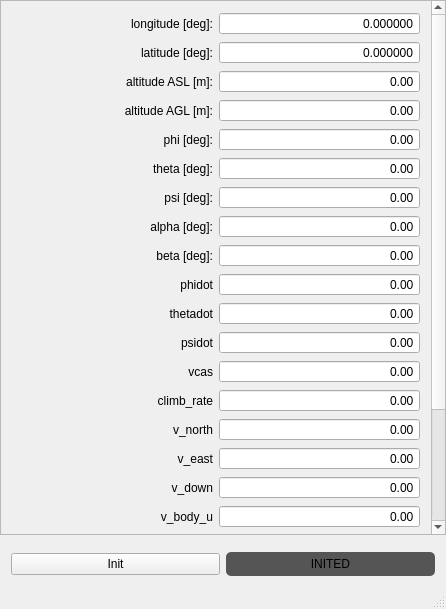
<?xml version="1.0" encoding="UTF-8"?>
<ui version="4.0">
 <class>MainWindow</class>
 <widget class="QMainWindow" name="MainWindow">
  <property name="geometry">
   <rect>
    <x>0</x>
    <y>0</y>
    <width>446</width>
    <height>609</height>
   </rect>
  </property>
  <property name="windowTitle">
   <string>FGFS Recorder</string>
  </property>
  <widget class="QWidget" name="centralWidget">
   <layout class="QGridLayout" name="gridLayout">
    <property name="leftMargin">
     <number>0</number>
    </property>
    <property name="topMargin">
     <number>0</number>
    </property>
    <property name="rightMargin">
     <number>0</number>
    </property>
    <property name="bottomMargin">
     <number>0</number>
    </property>
    <item row="0" column="0" colspan="2">
     <widget class="QScrollArea" name="scrollArea">
      <property name="widgetResizable">
       <bool>true</bool>
      </property>
      <widget class="QWidget" name="scrollAreaWidgetContents">
       <property name="geometry">
        <rect>
         <x>0</x>
         <y>0</y>
         <width>431</width>
         <height>779</height>
        </rect>
       </property>
       <layout class="QGridLayout" name="gridLayout_2">
        <item row="14" column="0">
         <widget class="QLabel" name="label_14">
          <property name="text">
           <string>v_north</string>
          </property>
          <property name="alignment">
           <set>Qt::AlignRight|Qt::AlignTrailing|Qt::AlignVCenter</set>
          </property>
         </widget>
        </item>
        <item row="15" column="0">
         <widget class="QLabel" name="label_15">
          <property name="text">
           <string>v_east</string>
          </property>
          <property name="alignment">
           <set>Qt::AlignRight|Qt::AlignTrailing|Qt::AlignVCenter</set>
          </property>
         </widget>
        </item>
        <item row="6" column="1">
         <widget class="QDoubleSpinBox" name="spinBoxPsi">
          <property name="focusPolicy">
           <enum>Qt::NoFocus</enum>
          </property>
          <property name="alignment">
           <set>Qt::AlignRight|Qt::AlignTrailing|Qt::AlignVCenter</set>
          </property>
          <property name="readOnly">
           <bool>true</bool>
          </property>
          <property name="buttonSymbols">
           <enum>QAbstractSpinBox::NoButtons</enum>
          </property>
          <property name="maximum">
           <double>360.000000000000000</double>
          </property>
         </widget>
        </item>
        <item row="2" column="1">
         <widget class="QDoubleSpinBox" name="spinBoxAltASL">
          <property name="focusPolicy">
           <enum>Qt::NoFocus</enum>
          </property>
          <property name="alignment">
           <set>Qt::AlignRight|Qt::AlignTrailing|Qt::AlignVCenter</set>
          </property>
          <property name="readOnly">
           <bool>true</bool>
          </property>
          <property name="buttonSymbols">
           <enum>QAbstractSpinBox::NoButtons</enum>
          </property>
          <property name="minimum">
           <double>-99999.990000000005239</double>
          </property>
          <property name="maximum">
           <double>99999.990000000005239</double>
          </property>
         </widget>
        </item>
        <item row="2" column="0">
         <widget class="QLabel" name="label_2">
          <property name="text">
           <string>altitude ASL [m]:</string>
          </property>
          <property name="alignment">
           <set>Qt::AlignRight|Qt::AlignTrailing|Qt::AlignVCenter</set>
          </property>
         </widget>
        </item>
        <item row="8" column="0">
         <widget class="QLabel" name="label_8">
          <property name="text">
           <string>beta [deg]:</string>
          </property>
          <property name="alignment">
           <set>Qt::AlignRight|Qt::AlignTrailing|Qt::AlignVCenter</set>
          </property>
         </widget>
        </item>
        <item row="0" column="1">
         <widget class="QDoubleSpinBox" name="spinBoxLon">
          <property name="focusPolicy">
           <enum>Qt::NoFocus</enum>
          </property>
          <property name="alignment">
           <set>Qt::AlignRight|Qt::AlignTrailing|Qt::AlignVCenter</set>
          </property>
          <property name="readOnly">
           <bool>true</bool>
          </property>
          <property name="buttonSymbols">
           <enum>QAbstractSpinBox::NoButtons</enum>
          </property>
          <property name="decimals">
           <number>6</number>
          </property>
          <property name="minimum">
           <double>-180.000000000000000</double>
          </property>
          <property name="maximum">
           <double>180.000000000000000</double>
          </property>
         </widget>
        </item>
        <item row="21" column="1">
         <widget class="QDoubleSpinBox" name="spinBoxAccX">
          <property name="focusPolicy">
           <enum>Qt::NoFocus</enum>
          </property>
          <property name="alignment">
           <set>Qt::AlignRight|Qt::AlignTrailing|Qt::AlignVCenter</set>
          </property>
          <property name="readOnly">
           <bool>true</bool>
          </property>
          <property name="buttonSymbols">
           <enum>QAbstractSpinBox::NoButtons</enum>
          </property>
         </widget>
        </item>
        <item row="20" column="0">
         <widget class="QLabel" name="label_19">
          <property name="text">
           <string>v_body_w</string>
          </property>
          <property name="alignment">
           <set>Qt::AlignRight|Qt::AlignTrailing|Qt::AlignVCenter</set>
          </property>
         </widget>
        </item>
        <item row="4" column="0">
         <widget class="QLabel" name="label_4">
          <property name="text">
           <string>phi [deg]:</string>
          </property>
          <property name="alignment">
           <set>Qt::AlignRight|Qt::AlignTrailing|Qt::AlignVCenter</set>
          </property>
         </widget>
        </item>
        <item row="24" column="0" colspan="2">
         <spacer name="verticalSpacer">
          <property name="orientation">
           <enum>Qt::Vertical</enum>
          </property>
          <property name="sizeHint" stdset="0">
           <size>
            <width>375</width>
            <height>469</height>
           </size>
          </property>
         </spacer>
        </item>
        <item row="8" column="1">
         <widget class="QDoubleSpinBox" name="spinBoxBeta">
          <property name="focusPolicy">
           <enum>Qt::NoFocus</enum>
          </property>
          <property name="alignment">
           <set>Qt::AlignRight|Qt::AlignTrailing|Qt::AlignVCenter</set>
          </property>
          <property name="readOnly">
           <bool>true</bool>
          </property>
          <property name="buttonSymbols">
           <enum>QAbstractSpinBox::NoButtons</enum>
          </property>
          <property name="minimum">
           <double>-180.000000000000000</double>
          </property>
          <property name="maximum">
           <double>180.000000000000000</double>
          </property>
         </widget>
        </item>
        <item row="21" column="0">
         <widget class="QLabel" name="label_20">
          <property name="text">
           <string>A_X_pilot</string>
          </property>
          <property name="alignment">
           <set>Qt::AlignRight|Qt::AlignTrailing|Qt::AlignVCenter</set>
          </property>
         </widget>
        </item>
        <item row="1" column="0">
         <widget class="QLabel" name="label">
          <property name="text">
           <string>latitude [deg]:</string>
          </property>
          <property name="alignment">
           <set>Qt::AlignRight|Qt::AlignTrailing|Qt::AlignVCenter</set>
          </property>
         </widget>
        </item>
        <item row="5" column="1">
         <widget class="QDoubleSpinBox" name="spinBoxTht">
          <property name="focusPolicy">
           <enum>Qt::NoFocus</enum>
          </property>
          <property name="alignment">
           <set>Qt::AlignRight|Qt::AlignTrailing|Qt::AlignVCenter</set>
          </property>
          <property name="readOnly">
           <bool>true</bool>
          </property>
          <property name="buttonSymbols">
           <enum>QAbstractSpinBox::NoButtons</enum>
          </property>
          <property name="minimum">
           <double>-90.000000000000000</double>
          </property>
          <property name="maximum">
           <double>90.000000000000000</double>
          </property>
         </widget>
        </item>
        <item row="9" column="1">
         <widget class="QDoubleSpinBox" name="spinBoxPhiDot">
          <property name="focusPolicy">
           <enum>Qt::NoFocus</enum>
          </property>
          <property name="alignment">
           <set>Qt::AlignRight|Qt::AlignTrailing|Qt::AlignVCenter</set>
          </property>
          <property name="readOnly">
           <bool>true</bool>
          </property>
          <property name="buttonSymbols">
           <enum>QAbstractSpinBox::NoButtons</enum>
          </property>
         </widget>
        </item>
        <item row="17" column="0">
         <widget class="QLabel" name="label_17">
          <property name="text">
           <string>v_body_u</string>
          </property>
          <property name="alignment">
           <set>Qt::AlignRight|Qt::AlignTrailing|Qt::AlignVCenter</set>
          </property>
         </widget>
        </item>
        <item row="18" column="1">
         <widget class="QDoubleSpinBox" name="spinBoxVelV">
          <property name="focusPolicy">
           <enum>Qt::NoFocus</enum>
          </property>
          <property name="alignment">
           <set>Qt::AlignRight|Qt::AlignTrailing|Qt::AlignVCenter</set>
          </property>
          <property name="readOnly">
           <bool>true</bool>
          </property>
          <property name="buttonSymbols">
           <enum>QAbstractSpinBox::NoButtons</enum>
          </property>
         </widget>
        </item>
        <item row="7" column="0">
         <widget class="QLabel" name="label_7">
          <property name="text">
           <string>alpha [deg]:</string>
          </property>
          <property name="alignment">
           <set>Qt::AlignRight|Qt::AlignTrailing|Qt::AlignVCenter</set>
          </property>
         </widget>
        </item>
        <item row="10" column="1">
         <widget class="QDoubleSpinBox" name="spinBoxThtDot">
          <property name="focusPolicy">
           <enum>Qt::NoFocus</enum>
          </property>
          <property name="alignment">
           <set>Qt::AlignRight|Qt::AlignTrailing|Qt::AlignVCenter</set>
          </property>
          <property name="readOnly">
           <bool>true</bool>
          </property>
          <property name="buttonSymbols">
           <enum>QAbstractSpinBox::NoButtons</enum>
          </property>
         </widget>
        </item>
        <item row="14" column="1">
         <widget class="QDoubleSpinBox" name="spinBoxVelN">
          <property name="focusPolicy">
           <enum>Qt::NoFocus</enum>
          </property>
          <property name="alignment">
           <set>Qt::AlignRight|Qt::AlignTrailing|Qt::AlignVCenter</set>
          </property>
          <property name="readOnly">
           <bool>true</bool>
          </property>
          <property name="buttonSymbols">
           <enum>QAbstractSpinBox::NoButtons</enum>
          </property>
         </widget>
        </item>
        <item row="22" column="0">
         <widget class="QLabel" name="label_21">
          <property name="text">
           <string>A_Y_pilot</string>
          </property>
          <property name="alignment">
           <set>Qt::AlignRight|Qt::AlignTrailing|Qt::AlignVCenter</set>
          </property>
         </widget>
        </item>
        <item row="6" column="0">
         <widget class="QLabel" name="label_6">
          <property name="text">
           <string>psi [deg]:</string>
          </property>
          <property name="alignment">
           <set>Qt::AlignRight|Qt::AlignTrailing|Qt::AlignVCenter</set>
          </property>
         </widget>
        </item>
        <item row="0" column="0">
         <widget class="QLabel" name="labelLon">
          <property name="text">
           <string>longitude [deg]:</string>
          </property>
          <property name="alignment">
           <set>Qt::AlignRight|Qt::AlignTrailing|Qt::AlignVCenter</set>
          </property>
         </widget>
        </item>
        <item row="22" column="1">
         <widget class="QDoubleSpinBox" name="spinBoxAccY">
          <property name="focusPolicy">
           <enum>Qt::NoFocus</enum>
          </property>
          <property name="alignment">
           <set>Qt::AlignRight|Qt::AlignTrailing|Qt::AlignVCenter</set>
          </property>
          <property name="readOnly">
           <bool>true</bool>
          </property>
          <property name="buttonSymbols">
           <enum>QAbstractSpinBox::NoButtons</enum>
          </property>
         </widget>
        </item>
        <item row="11" column="1">
         <widget class="QDoubleSpinBox" name="spinBoxPsiDot">
          <property name="focusPolicy">
           <enum>Qt::NoFocus</enum>
          </property>
          <property name="alignment">
           <set>Qt::AlignRight|Qt::AlignTrailing|Qt::AlignVCenter</set>
          </property>
          <property name="readOnly">
           <bool>true</bool>
          </property>
          <property name="buttonSymbols">
           <enum>QAbstractSpinBox::NoButtons</enum>
          </property>
         </widget>
        </item>
        <item row="13" column="1">
         <widget class="QDoubleSpinBox" name="spinBoxClimbRate">
          <property name="focusPolicy">
           <enum>Qt::NoFocus</enum>
          </property>
          <property name="alignment">
           <set>Qt::AlignRight|Qt::AlignTrailing|Qt::AlignVCenter</set>
          </property>
          <property name="readOnly">
           <bool>true</bool>
          </property>
          <property name="buttonSymbols">
           <enum>QAbstractSpinBox::NoButtons</enum>
          </property>
         </widget>
        </item>
        <item row="12" column="0">
         <widget class="QLabel" name="label_12">
          <property name="text">
           <string>vcas</string>
          </property>
          <property name="alignment">
           <set>Qt::AlignRight|Qt::AlignTrailing|Qt::AlignVCenter</set>
          </property>
         </widget>
        </item>
        <item row="7" column="1">
         <widget class="QDoubleSpinBox" name="spinBoxAlpha">
          <property name="focusPolicy">
           <enum>Qt::NoFocus</enum>
          </property>
          <property name="alignment">
           <set>Qt::AlignRight|Qt::AlignTrailing|Qt::AlignVCenter</set>
          </property>
          <property name="readOnly">
           <bool>true</bool>
          </property>
          <property name="buttonSymbols">
           <enum>QAbstractSpinBox::NoButtons</enum>
          </property>
          <property name="minimum">
           <double>-180.000000000000000</double>
          </property>
          <property name="maximum">
           <double>180.000000000000000</double>
          </property>
         </widget>
        </item>
        <item row="20" column="1">
         <widget class="QDoubleSpinBox" name="spinBoxVelW">
          <property name="focusPolicy">
           <enum>Qt::NoFocus</enum>
          </property>
          <property name="alignment">
           <set>Qt::AlignRight|Qt::AlignTrailing|Qt::AlignVCenter</set>
          </property>
          <property name="readOnly">
           <bool>true</bool>
          </property>
          <property name="buttonSymbols">
           <enum>QAbstractSpinBox::NoButtons</enum>
          </property>
         </widget>
        </item>
        <item row="4" column="1">
         <widget class="QDoubleSpinBox" name="spinBoxPhi">
          <property name="focusPolicy">
           <enum>Qt::NoFocus</enum>
          </property>
          <property name="alignment">
           <set>Qt::AlignRight|Qt::AlignTrailing|Qt::AlignVCenter</set>
          </property>
          <property name="readOnly">
           <bool>true</bool>
          </property>
          <property name="buttonSymbols">
           <enum>QAbstractSpinBox::NoButtons</enum>
          </property>
          <property name="minimum">
           <double>-180.000000000000000</double>
          </property>
          <property name="maximum">
           <double>180.000000000000000</double>
          </property>
         </widget>
        </item>
        <item row="16" column="0">
         <widget class="QLabel" name="label_16">
          <property name="text">
           <string>v_down</string>
          </property>
          <property name="alignment">
           <set>Qt::AlignRight|Qt::AlignTrailing|Qt::AlignVCenter</set>
          </property>
         </widget>
        </item>
        <item row="1" column="1">
         <widget class="QDoubleSpinBox" name="spinBoxLat">
          <property name="focusPolicy">
           <enum>Qt::NoFocus</enum>
          </property>
          <property name="alignment">
           <set>Qt::AlignRight|Qt::AlignTrailing|Qt::AlignVCenter</set>
          </property>
          <property name="readOnly">
           <bool>true</bool>
          </property>
          <property name="buttonSymbols">
           <enum>QAbstractSpinBox::NoButtons</enum>
          </property>
          <property name="decimals">
           <number>6</number>
          </property>
          <property name="minimum">
           <double>-90.000000000000000</double>
          </property>
          <property name="maximum">
           <double>90.000000000000000</double>
          </property>
         </widget>
        </item>
        <item row="3" column="1">
         <widget class="QDoubleSpinBox" name="spinBoxAltAGL">
          <property name="focusPolicy">
           <enum>Qt::NoFocus</enum>
          </property>
          <property name="alignment">
           <set>Qt::AlignRight|Qt::AlignTrailing|Qt::AlignVCenter</set>
          </property>
          <property name="readOnly">
           <bool>true</bool>
          </property>
          <property name="buttonSymbols">
           <enum>QAbstractSpinBox::NoButtons</enum>
          </property>
          <property name="minimum">
           <double>-99999.990000000005239</double>
          </property>
          <property name="maximum">
           <double>99999.990000000005239</double>
          </property>
         </widget>
        </item>
        <item row="13" column="0">
         <widget class="QLabel" name="label_13">
          <property name="text">
           <string>climb_rate</string>
          </property>
          <property name="alignment">
           <set>Qt::AlignRight|Qt::AlignTrailing|Qt::AlignVCenter</set>
          </property>
         </widget>
        </item>
        <item row="17" column="1">
         <widget class="QDoubleSpinBox" name="spinBoxVelU">
          <property name="focusPolicy">
           <enum>Qt::NoFocus</enum>
          </property>
          <property name="alignment">
           <set>Qt::AlignRight|Qt::AlignTrailing|Qt::AlignVCenter</set>
          </property>
          <property name="readOnly">
           <bool>true</bool>
          </property>
          <property name="buttonSymbols">
           <enum>QAbstractSpinBox::NoButtons</enum>
          </property>
         </widget>
        </item>
        <item row="9" column="0">
         <widget class="QLabel" name="label_9">
          <property name="text">
           <string>phidot</string>
          </property>
          <property name="alignment">
           <set>Qt::AlignRight|Qt::AlignTrailing|Qt::AlignVCenter</set>
          </property>
         </widget>
        </item>
        <item row="12" column="1">
         <widget class="QDoubleSpinBox" name="spinBoxVCAS">
          <property name="focusPolicy">
           <enum>Qt::NoFocus</enum>
          </property>
          <property name="alignment">
           <set>Qt::AlignRight|Qt::AlignTrailing|Qt::AlignVCenter</set>
          </property>
          <property name="readOnly">
           <bool>true</bool>
          </property>
          <property name="buttonSymbols">
           <enum>QAbstractSpinBox::NoButtons</enum>
          </property>
         </widget>
        </item>
        <item row="15" column="1">
         <widget class="QDoubleSpinBox" name="spinBoxVelE">
          <property name="focusPolicy">
           <enum>Qt::NoFocus</enum>
          </property>
          <property name="alignment">
           <set>Qt::AlignRight|Qt::AlignTrailing|Qt::AlignVCenter</set>
          </property>
          <property name="readOnly">
           <bool>true</bool>
          </property>
          <property name="buttonSymbols">
           <enum>QAbstractSpinBox::NoButtons</enum>
          </property>
         </widget>
        </item>
        <item row="5" column="0">
         <widget class="QLabel" name="label_5">
          <property name="text">
           <string>theta [deg]:</string>
          </property>
          <property name="alignment">
           <set>Qt::AlignRight|Qt::AlignTrailing|Qt::AlignVCenter</set>
          </property>
         </widget>
        </item>
        <item row="3" column="0">
         <widget class="QLabel" name="label_3">
          <property name="text">
           <string>altitude AGL [m]:</string>
          </property>
          <property name="alignment">
           <set>Qt::AlignRight|Qt::AlignTrailing|Qt::AlignVCenter</set>
          </property>
         </widget>
        </item>
        <item row="11" column="0">
         <widget class="QLabel" name="label_11">
          <property name="text">
           <string>psidot</string>
          </property>
          <property name="alignment">
           <set>Qt::AlignRight|Qt::AlignTrailing|Qt::AlignVCenter</set>
          </property>
         </widget>
        </item>
        <item row="16" column="1">
         <widget class="QDoubleSpinBox" name="spinBoxVelD">
          <property name="focusPolicy">
           <enum>Qt::NoFocus</enum>
          </property>
          <property name="alignment">
           <set>Qt::AlignRight|Qt::AlignTrailing|Qt::AlignVCenter</set>
          </property>
          <property name="readOnly">
           <bool>true</bool>
          </property>
          <property name="buttonSymbols">
           <enum>QAbstractSpinBox::NoButtons</enum>
          </property>
         </widget>
        </item>
        <item row="18" column="0">
         <widget class="QLabel" name="label_18">
          <property name="text">
           <string>v_body_v</string>
          </property>
          <property name="alignment">
           <set>Qt::AlignRight|Qt::AlignTrailing|Qt::AlignVCenter</set>
          </property>
         </widget>
        </item>
        <item row="10" column="0">
         <widget class="QLabel" name="label_10">
          <property name="text">
           <string>thetadot</string>
          </property>
          <property name="alignment">
           <set>Qt::AlignRight|Qt::AlignTrailing|Qt::AlignVCenter</set>
          </property>
         </widget>
        </item>
        <item row="23" column="0">
         <widget class="QLabel" name="label_22">
          <property name="text">
           <string>A_Z_pilot</string>
          </property>
          <property name="alignment">
           <set>Qt::AlignRight|Qt::AlignTrailing|Qt::AlignVCenter</set>
          </property>
         </widget>
        </item>
        <item row="23" column="1">
         <widget class="QDoubleSpinBox" name="spinBoxAccZ">
          <property name="focusPolicy">
           <enum>Qt::NoFocus</enum>
          </property>
          <property name="alignment">
           <set>Qt::AlignRight|Qt::AlignTrailing|Qt::AlignVCenter</set>
          </property>
          <property name="readOnly">
           <bool>true</bool>
          </property>
          <property name="buttonSymbols">
           <enum>QAbstractSpinBox::NoButtons</enum>
          </property>
         </widget>
        </item>
       </layout>
      </widget>
     </widget>
    </item>
    <item row="1" column="0" colspan="2">
     <widget class="QWidget" name="widget" native="true">
      <property name="minimumSize">
       <size>
        <width>0</width>
        <height>0</height>
       </size>
      </property>
      <layout class="QGridLayout" name="gridLayout_3">
       <item row="0" column="0">
        <widget class="QPushButton" name="pushButtonInit">
         <property name="text">
          <string>Init</string>
         </property>
        </widget>
       </item>
       <item row="0" column="1">
        <widget class="QPushButton" name="pushButtonInited">
         <property name="enabled">
          <bool>false</bool>
         </property>
         <property name="styleSheet">
          <string notr="true">QPushButton:disabled 
{
	padding: 5px;
	background-color: #555;
	border-radius: 5px;
	color: #000;
}

QPushButton:disabled:pressed
{
	background-color: #ff0;
}

QPushButton:disabled:checked 
{
	background-color: #0f0;
}</string>
         </property>
         <property name="text">
          <string>INITED</string>
         </property>
         <property name="checkable">
          <bool>true</bool>
         </property>
        </widget>
       </item>
      </layout>
     </widget>
    </item>
   </layout>
  </widget>
  <widget class="QMenuBar" name="menuBar">
   <property name="geometry">
    <rect>
     <x>0</x>
     <y>0</y>
     <width>446</width>
     <height>23</height>
    </rect>
   </property>
  </widget>
  <widget class="QStatusBar" name="statusBar"/>
 </widget>
 <layoutdefault spacing="6" margin="11"/>
 <resources/>
 <connections/>
</ui>
